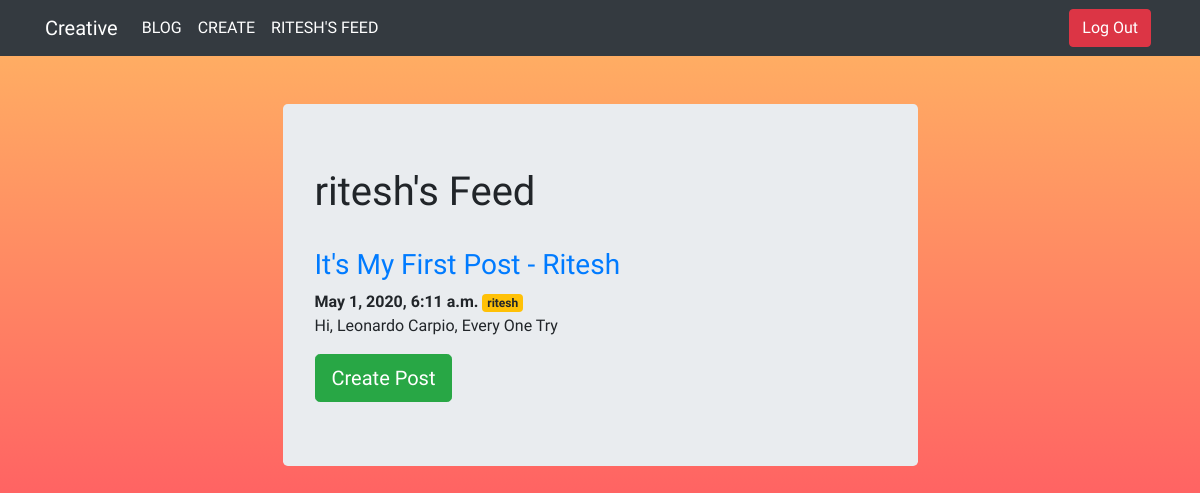
Page /myfeed/ (signed in) on the committed database.
### blog/models.py (models this page shows, shortened)
class Post(models.Model):
    title = models.CharField(max_length=250)
    writer = models.CharField(max_length=100)
    content = models.TextField(blank=True)
    datecreated = models.DateTimeField(auto_now_add=True)
    user = models.ForeignKey(User, on_delete=models.CASCADE)

### blog/views.py (the view)
# urls.py: path('myfeed/', views.myfeed, name='myfeed'),
@login_required(login_url="loginuser")
def myfeed(request):
    posts = Post.objects.filter(user=request.user)
    return render(request, 'blog/myfeed.html', {'posts': posts})

### templates/blog/myfeed.html
{% extends 'base.html' %}
{% block content %}
<div class="row justify-content-center mt-5">
    <div class="col-md-7 text-left">
    <div class="jumbotron">
        <h1>{{ user.username }}'s Feed</h1><br>
        {% for post in posts %}
          <a href="{% url 'editfeed' post.id %}"> <h3>{{ post.title }}</h3></a>
          <strong>{{ post.datecreated }}</strong>
          <span class="badge badge-warning">{{ post.user }}</span>
          <p>{{ post.content }}</p>
        {% endfor %}
        <a role="button" href="{% url 'create' %}" class="btn btn-success btn-lg">Create Post</a>
    </div>
    </div>
</div>
{% endblock %}

### templates/base.html (shortened to what this page needs)
<!DOCTYPE html>
{% load static %}
<html lang="en">
<head>
    <link rel="stylesheet" type="text/css" href="https://stackpath.bootstrapcdn.com/bootstrap/4.4.1/css/bootstrap.min.css"/>
    <link rel="stylesheet" href="{% static 'style.css' %}">
</head>
<body>
{% if user.is_authenticated %}
    <nav class="navbar navbar-expand-lg navbar-dark bg-dark">
        <div class="container">
            <a class="navbar-brand" href="{% url 'blog' %}">
                <span>Creative</span>
            </a>
            <div class="collapse navbar-collapse" id="navbarNavAltMarkup">
                <div class="navbar-nav">
                    <a href="{% url 'blog' %}" class="nav-link active">BLOG</a>
                    <a href="{% url 'create' %}" class="nav-link active">CREATE</a>
                    <a href="{% url 'myfeed' %}" class="nav-link active">{{ user.username|upper }}'S FEED</a>
                </div>
                <div class="navbar-nav ml-auto">
                    <form action="{% url 'logoutuser' %}" method="POST">
                      <button type="submit" class="btn btn-danger">Log Out</button>&nbsp;
                    </form>
                </div>
            </div>
        </div>
    </nav>
{% endif %}
<div class="container">
    {% block content %}
    {% endblock%}
</div>
</body>
</html>

### static/style.css (style rules this page uses)
body { font-family: 'Rancho', cursive; background-image: linear-gradient(#ffb663,#ff3063); background-size: cover; width: 100% height: auto; background-position: center; background-attachment: fixed; background-repeat: no-repeat; }

### rows in the picture
Post: title "It's My First Post - Ritesh", datecreated "May 1, 2020, 6:11 a.m.", user "ritesh", content "Hi, Leonardo Carpio, Every One Try"

### other values in the picture
{{ user.username|upper }} "RITESH"
{{ user.username }} "ritesh"
